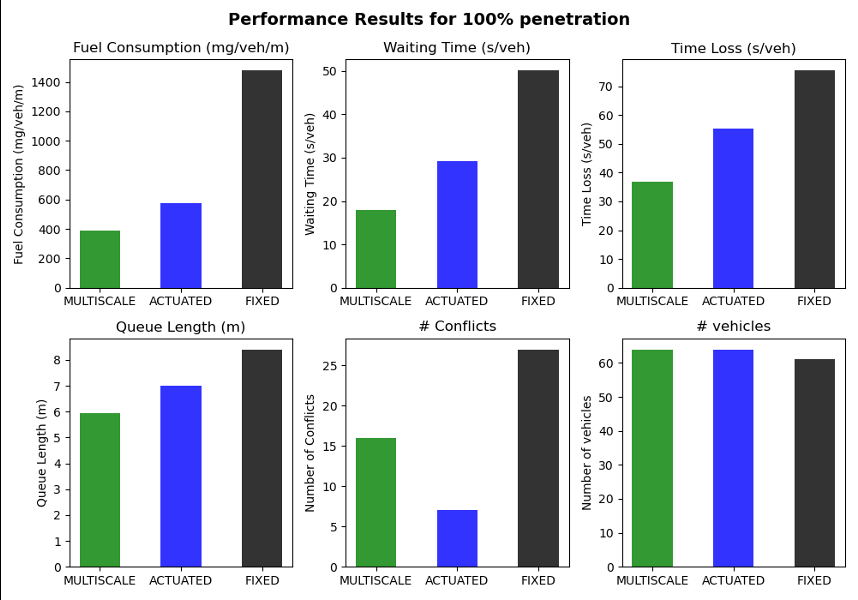
#> input picture Slides/Picture1.png, 858 x 600 px; its folder holds only this picture in this run
$ python -i generate_svcc_table.py   (imports and definitions only)
#> lines starting #> are read from the running program, lines starting #| are printed output that depends on the picture
"""
Generate SVCC_vs_Actuated_Table.docx with significance levels (* p<0.05, ** p<0.01).
Paired t-test across common seeds (SVCC vs Actuated) for each cell.
"""

import os, re
import numpy as np
from scipy import stats
from docx import Document
from docx.shared import Pt, RGBColor, Cm, Inches
from docx.enum.text import WD_ALIGN_PARAGRAPH
from docx.enum.table import WD_TABLE_ALIGNMENT, WD_ALIGN_VERTICAL
from docx.oxml.ns import qn
from docx.oxml import OxmlElement
import copy

BASE     = os.path.dirname(os.path.abspath(__file__))
RES_BASE = os.path.join(BASE, "Results")

# ── data directories & file patterns ──────────────────────────────────────────
INTERSECTION_TYPES = [
    {
        "label":       "Concurrent\nPermitted Right",
        "dir":         "Concurrent-Permitted Right",
        "act_pat":     r"actuated_penetration\(1\)_EVratio\(0\.5\)_Concurrent_permitted_right_Asymmetric_{ped}_seed\((\d+)\)\.txt$",
        "svcc_pat":    r"multi_scale_penetration\(1\)_EVratio\(0\.5\)_Concurrent_permitted_right_Asymmetric_\(1, 0, 0(?:\.0)?\)_{ped}_seed\((\d+)\)\.txt$",
    },
    {
        "label":       "Concurrent\nProtected Right",
        "dir":         "Concurrent-Protected Right",
        "act_pat":     r"actuated_penetration\(1\)_EVratio\(0\.5\)_Concurrent_protected_right_Asymmetric_{ped}_seed\((\d+)\)\.txt$",
        "svcc_pat":    r"multi_scale_penetration\(1\)_EVratio\(0\.5\)_Concurrent_protected_right_Asymmetric_\(1, 0, 0(?:\.0)?\)_{ped}_seed\((\d+)\)\.txt$",
    },
    {
        "label":       "Concurrent\nLPI-LBI",
        "dir":         "Concurrent-LPI",
        "act_pat":     r"actuated_penetration\(1\)_EVratio\(0\.5\)_Concurrent_LPI_Asymmetric_{ped}_seed\((\d+)\)\.txt$",
        "svcc_pat":    r"multi_scale_penetration\(1\)_EVratio\(0\.5\)_Concurrent_LPI_Asymmetric_\(1, 0, 0(?:\.0)?\)_{ped}_seed\((\d+)\)\.txt$",
    },
    {
        "label":       "Concurrent\nDelayed Turn",
        "dir":         "Concurrent-delayed turn",
        "act_pat":     r"actuated_penetration\(1\)_EVratio\(0\.5\)_Concurrent_delayed_turn_Asymmetric_{ped}_seed\((\d+)\)\.txt$",
        "svcc_pat":    r"multi_scale_penetration\(1\)_EVratio\(0\.5\)_Concurrent_delayed_turn_Asymmetric_\(1, 0, 0(?:\.0)?\)_{ped}_seed\((\d+)\)\.txt$",
    },
    {
        "label":       "Exclusive",
        "dir":         None,
        "act_pat":     None,
        "svcc_pat":    None,
    },
]

PED_LEVELS = ["LowPed", "MedPed", "HighPed"]
PED_LABEL  = {"LowPed": "Low Demand", "MedPed": "Medium Demand", "HighPed": "High Demand"}

METRICS = [
    # (category, metric_label, parse_key)
    ("Sustainability", "Fuel Consumption (mg/veh)",        "fuel"),
    ("Sustainability", "Power Consumption (KW.s/veh)",     "power"),
    ("Mobility",       "Vehicle Waiting Time (s/veh)",     "waiting_time"),
    ("Mobility",       "Vehicle Time Loss (s/veh)",        "time_loss"),
    ("Mobility",       "Vehicle Queue Length (m)",         "queue_length"),
    ("Mobility",       "Bike Waiting Time (s/bike)",       "bike_wait"),
    ("Mobility",       "Bike Time Loss (s/bike)",          "bike_timeloss"),
    ("Mobility",       "Bike Queue Length (m)",            "bike_queue"),
    ("Mobility",       "Pedestrian Time Loss (s/ped)",     "ped_timeloss"),
    ("Safety",         "# Veh-Ped Conflicts",              "veh_ped_conf"),
    ("Safety",         "# Veh-Bike Conflicts",             "veh_bike_conf"),
    ("Safety",         "# Veh-Veh Conflicts",              "veh_veh_conf"),
]

PARSE_PATTERNS = {
    "fuel":          r"average fuel consumption \(external model\) for CAVs (?:multi_scale|actuated) \(in mg\): ([\d.]+)",
    "power":         r"average power consumption \(external model\) for CAVs (?:multi_scale|actuated) \(in Kw\.s\): ([\d.]+)",
    "waiting_time":  r"average waiting time for (?:multi_scale|actuated) scenario \(in s\): ([\d.]+)",
    "time_loss":     r"average time loss for (?:multi_scale|actuated) scenario \(in s\): ([\d.]+)",
    "queue_length":  r"average queue length for (?:multi_scale|actuated) scenario \(in m\): ([\d.]+)",
    "bike_wait":     r"average bike \(sep\+int\) waiting time for (?:multi_scale|actuated) scenario \(in s\): ([\d.]+)",
    "bike_timeloss": r"average bike \(sep\+int\) time loss for (?:multi_scale|actuated) scenario \(in s\): ([\d.]+)",
    "bike_queue":    r"average bike \(sep\) queue length for (?:multi_scale|actuated) scenario \(in m\): ([\d.]+)",
    "ped_timeloss":  r"average pedestrian time loss for (?:multi_scale|actuated) scenario \(in s\): ([\d.]+)",
    "veh_ped_conf":  r"number of right-turn conflicts between vehicles and pedestrians: ([\d.]+)",
    "veh_bike_conf": r"number of conflicts between vehicles and cyclists: ([\d.]+)",
    "veh_veh_conf":  r"number of conflicts between vehicles and vehicles: ([\d.]+)",
}

# ── parsing ────────────────────────────────────────────────────────────────────

# [131 lines left out: functions parse_file, load_per_seed, mean_over_common_seeds, paired_ttest, build_data, set_cell_bg and 3 more, not called in this run]


def generate_docx(data):
    doc = Document()

    # Page margins
    for section in doc.sections:
        section.top_margin    = Cm(1.5)
        section.bottom_margin = Cm(1.5)
        section.left_margin   = Cm(1.2)
        section.right_margin  = Cm(1.2)

    # ── table layout ──────────────────────────────────────────────────────────
    # Columns:
    #   0: Demand level (merged vertically per demand)
    #   1: Category (merged vertically per category per demand)
    #   2: Metric label
    #   3,4: Concurrent Permitted Right (Actuated, SVCC)
    #   5,6: Concurrent Protected Right (Actuated, SVCC)
    #   7,8: Concurrent LPI-LBI (Actuated, SVCC)
    #   9,10: Concurrent Delayed Turn (Actuated, SVCC)
    #   11: Exclusive (SVCC only)

    n_cols = 12
    # Header rows: 3 rows for column headers
    # Data rows: 3 demand levels × 12 metrics = 36 rows
    header_rows = 3
    data_rows   = len(PED_LEVELS) * len(METRICS)
    total_rows  = header_rows + data_rows

    table = doc.add_table(rows=total_rows, cols=n_cols)
    table.alignment = WD_TABLE_ALIGNMENT.CENTER
    table.style = "Table Grid"

    # Column widths (cm)
    col_widths = [1.8, 1.6, 3.8,  # demand, category, metric
                  2.0, 2.4,        # Perm Right Actuated, SVCC
                  2.0, 2.4,        # Prot Right Actuated, SVCC
                  2.0, 2.4,        # LPI Actuated, SVCC
                  2.0, 2.4,        # Delayed Actuated, SVCC
                  2.0]             # Exclusive SVCC
    for i, w in enumerate(col_widths):
        for row in table.rows:
            row.cells[i].width = Cm(w)

    # ── HEADER ROW 0: Big intersection-type labels ─────────────────────────
    row0 = table.rows[0].cells

    # First 3 cols blank
    for c in range(3):
        set_cell_bg(row0[c], "2C3E50")
        row0[c].merge(table.rows[1].cells[c]).merge(table.rows[2].cells[c])

    para = cell_para(row0[0])
    add_run(para, "Metrics", bold=True, color="FFFFFF", size=9)

    # Concurrent headers (merged 2 cols each across rows 0-1)
    itype_labels = [
        ("Concurrent\nPermitted Right", 3),
        ("Concurrent\nProtected Right", 5),
        ("Concurrent\nLPI-LBI",         7),
        ("Concurrent\nDelayed Turn",     9),
        ("Exclusive",                   11),
    ]
    for label, col in itype_labels:
        cell = row0[col]
        if col < 11:
            # Merge two cols for Concurrent types (rows 0-1)
            cell = row0[col].merge(row0[col + 1])
        # Merge rows 0-1 for Exclusive (single col)
        if col == 11:
            cell = row0[11].merge(table.rows[1].cells[11])
        set_cell_bg(cell, "1A5276")
        para = cell_para(cell)
        add_run(para, label, bold=True, color="FFFFFF", size=9)

    # ── HEADER ROW 1: Sub-headers (Actuated / SVCC per type) ──────────────
    row1 = table.rows[1].cells
    for itype_idx, (_, col) in enumerate([(None, 3), (None, 5), (None, 7), (None, 9)]):
        for offset, sublabel in [(0, "Actuated\n(Baseline)"), (1, "SVCC")]:
            c = col + offset
            set_cell_bg(row1[c], "2980B9" if offset == 1 else "566573")
            para = cell_para(row1[c])
            add_run(para, sublabel, bold=True, color="FFFFFF", size=8)
        # row1[11] already merged up in row0 processing

    # ── HEADER ROW 2: Demand / Category / Metric labels ───────────────────
    row2 = table.rows[2].cells
    for c in range(3):
        set_cell_bg(row2[c], "2C3E50")  # will be covered by data rows

    # Add demand / category / metric column sub-headers in row 2
    for c in range(3):
        set_cell_bg(row2[c], "273746")
    sub_headers = ["Demand", "Category", "Metric"]
    for c, sh in enumerate(sub_headers):
        para = cell_para(row2[c])
        add_run(para, sh, bold=True, color="FFFFFF", size=8)

    # Col headers for data cols (row 2)
    for c in range(3, n_cols):
        set_cell_bg(row2[c], "273746")

    # ── DATA ROWS ──────────────────────────────────────────────────────────
    # Colors
    DEMAND_BG   = {"LowPed": "EBF5FB", "MedPed": "E8F8F5", "HighPed": "FEF9E7"}
    DEMAND_HDR  = {"LowPed": "2471A3", "MedPed": "1E8449", "HighPed": "B7950B"}
    CAT_BG      = {"Sustainability": "D6EAF8", "Mobility": "D5F5E3", "Safety": "FDEBD0"}
    ACT_BG      = "D5D8DC"
    SVCC_BG     = "FDFEFE"
    SVCC_SIG_BG = "EBF5FB"

    row_idx = header_rows
    for ped in PED_LEVELS:
        ped_start = row_idx
        categories_seen = {}
        cat_starts = {}

        for m_idx, (cat, metric_label, mk) in enumerate(METRICS):
            row = table.rows[row_idx].cells

            # Track category spans
            if cat not in categories_seen:
                categories_seen[cat] = row_idx
                cat_starts[cat] = row_idx

            # ── Demand cell (col 0) ──────────────────────────────────────
            set_cell_bg(row[0], DEMAND_BG[ped])
            if m_idx == 0:
                para = cell_para(row[0])
                add_run(para, PED_LABEL[ped], bold=True,
                        color=DEMAND_HDR[ped].lstrip("#") if not DEMAND_HDR[ped].startswith("#") else DEMAND_HDR[ped][1:],
                        size=8)

            # ── Category cell (col 1) ────────────────────────────────────
            set_cell_bg(row[1], CAT_BG[cat])
            para = cell_para(row[1])
            add_run(para, cat, bold=True, size=8)

            # ── Metric label (col 2) ─────────────────────────────────────
            set_cell_bg(row[2], "FDFEFE")
            para = cell_para(row[2], WD_ALIGN_PARAGRAPH.LEFT)
            add_run(para, metric_label, size=8)

            # ── Data cells ───────────────────────────────────────────────
            for itype_idx, itype in enumerate(INTERSECTION_TYPES):
                idata = data[ped][itype_idx]

                if idata is None:
                    # Exclusive — N/A
                    cell = row[11]
                    set_cell_bg(cell, "EAECEE")
                    para = cell_para(cell)
                    add_run(para, "N/A", color="7F8C8D", size=8)
                    continue

                act_col  = 3 + itype_idx * 2
                svcc_col = 4 + itype_idx * 2

                act_val  = idata["act_mean"].get(mk)
                svcc_val = idata["svcc_mean"].get(mk)
                sig      = idata["sig"].get(mk, "")

                # Actuated cell
                act_cell = row[act_col]
                set_cell_bg(act_cell, ACT_BG)
                para = cell_para(act_cell)
                txt = f"{act_val:.2f}" if act_val is not None else "N/A"
                add_run(para, txt, size=8)

                # SVCC cell
                svcc_cell = row[svcc_col]
                if svcc_val is not None and act_val is not None:
                    pct  = (svcc_val - act_val) / act_val * 100
                    sign = "+" if pct >= 0 else ""
                    # Color: green tint if improvement (lower), red tint if worse
                    # For conflicts and most metrics: lower = better
                    if pct < 0:
                        bg = "D5F5E3"  # green tint = improvement
                    elif pct > 0:
                        bg = "FADBD8"  # red tint = regression
                    else:
                        bg = SVCC_BG
                    set_cell_bg(svcc_cell, bg)
                    para = cell_para(svcc_cell)
                    val_str = f"{svcc_val:.2f}"
                    pct_str = f"({sign}{pct:.1f}%)"
                    if sig:
                        add_run(para, val_str + sig, bold=True, size=8)
                        para.add_run("\n")
                        r2 = para.add_run(pct_str)
                        r2.font.size = Pt(7.5)
                        r2.bold = True
                    else:
                        add_run(para, val_str, size=8)
                        para.add_run("\n")
                        r2 = para.add_run(pct_str)
                        r2.font.size = Pt(7.5)
                else:
                    set_cell_bg(svcc_cell, SVCC_BG)
                    para = cell_para(svcc_cell)
                    txt = f"{svcc_val:.2f}" if svcc_val is not None else "N/A"
                    add_run(para, txt, size=8)

            row_idx += 1

        # Merge demand column cells (col 0) for this ped block
        if len(PED_LEVELS) > 1 and (row_idx - ped_start) > 1:
            merged = table.rows[ped_start].cells[0]
            for r in range(ped_start + 1, row_idx):
                merged = merged.merge(table.rows[r].cells[0])
            set_cell_bg(merged, DEMAND_BG[ped])
            merged.paragraphs[0].clear()
            para = cell_para(merged)
            add_run(para, PED_LABEL[ped], bold=True,
                    color=DEMAND_HDR[ped],
                    size=9)

        # Merge category column cells (col 1) for each category block
        cat_order = []
        for cat, _, _ in METRICS:
            if cat not in [c for c, _ in cat_order]:
                cat_order.append((cat, ped_start + METRICS.index(next(m for m in METRICS if m[0] == cat))))

        cat_groups = {}
        for m_idx, (cat, _, _) in enumerate(METRICS):
            cat_groups.setdefault(cat, []).append(ped_start + m_idx)

        for cat, row_indices in cat_groups.items():
            if len(row_indices) > 1:
                merged = table.rows[row_indices[0]].cells[1]
                for r in row_indices[1:]:
                    merged = merged.merge(table.rows[r].cells[1])
                set_cell_bg(merged, CAT_BG[cat])
                merged.paragraphs[0].clear()
                para = cell_para(merged)
                add_run(para, cat, bold=True, size=8)

    # ── add footnote ──────────────────────────────────────────────────────────
    doc.add_paragraph()
    note = doc.add_paragraph()
    note.alignment = WD_ALIGN_PARAGRAPH.LEFT
    run = note.add_run(
        "* p < 0.05  ** p < 0.01  (paired t-test, SVCC vs Actuated across simulation seeds).\n"
        "Green shading = improvement over Actuated baseline; Red shading = regression. "
        "Bold values indicate statistically significant differences."
    )
    run.font.size = Pt(8)
    run.italic    = True

    out_path = os.path.join(RES_BASE, "SVCC_vs_Actuated_Table.docx")
    doc.save(out_path)
    print(f"Saved: {out_path}")
    return out_path


# ── main ──────────────────────────────────────────────────────────────────────

# [19 lines not run here, left out]

>>> import cv2
>>> picture = cv2.imread('Slides/Picture1.png', cv2.IMREAD_GRAYSCALE)
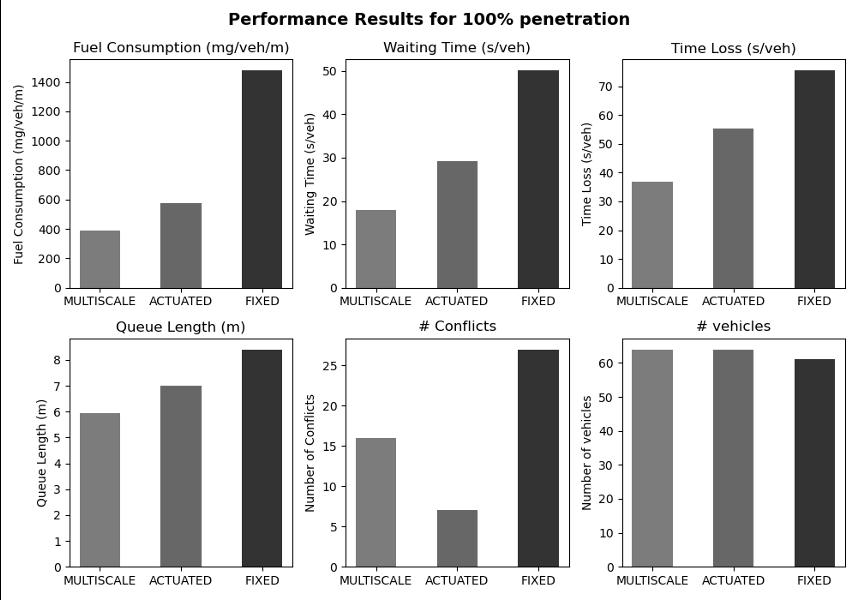
#> picture: shape (600, 858); min 0, max 255, mean 208.3
#> (the run stopped early here; a loop or call above may not have finished)

$ run again, on Slides/DowntownSeattleIntersection.png
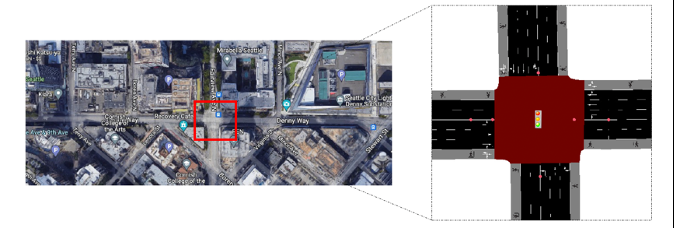
#> input picture Slides/DowntownSeattleIntersection.png, 674 x 228 px
#> `picture = cv2.imread('Slides/Picture1.png', cv2.IMREAD_GRAYSCALE)`:
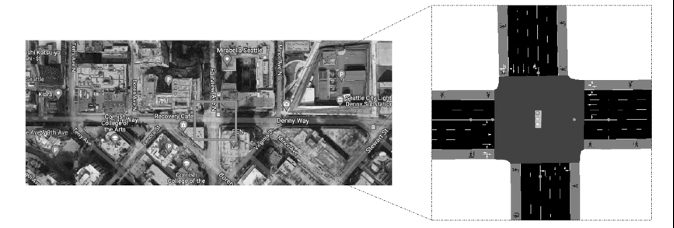
#> picture: shape (228, 674); min 0, max 255, mean 169.9
